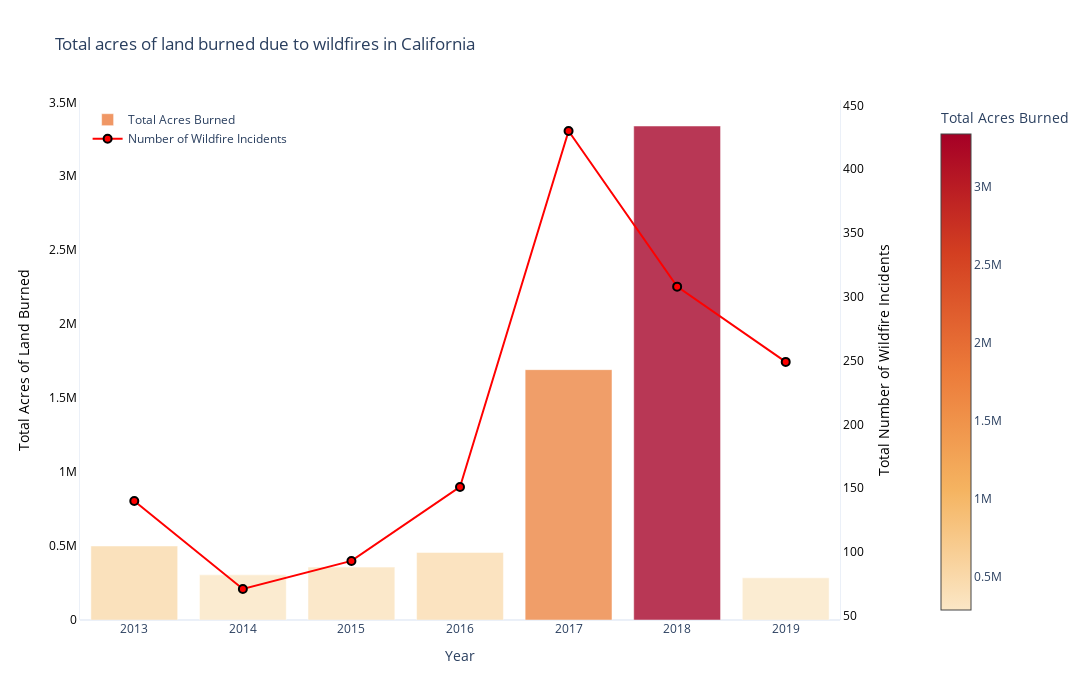

Notebook code cell kept with this figure:
### Markdown cell above
Lets see the severity of these fires each year by plotting the total acres of land burned and the number of incidents reported against each calendar year.

### Code cell
fig1 = go.Figure()
total_acres = cleaned_year_df['AcresBurned'].values
total_incidents = cleaned_df.groupby(['ArchiveYear']).size().values
color_intensities = ['#fbe7c6', '#f5b461', '#ec7b3a', '#d33f21', '#a50026']
fig1.add_trace(go.Bar(
    x=unique_years,
    y=total_acres,
    name="Total Acres Burned",
    marker=dict(
        color=total_acres,
        colorscale=color_intensities,
        showscale=True,
        colorbar=dict(
            title='Total Acres Burned',
            x=1.12,
            xanchor='left'
        )
    ),
    opacity=0.78
))

fig1.add_trace(go.Scatter(
    x=unique_years,
    y=total_incidents,
    name="Number of Wildfire Incidents",
    yaxis="y2",
    mode="lines+markers",
    marker=dict(size=8, color='red', line=dict(width=2, color='black'))
))

fig1.update_layout(
    title="Total acres of land burned due to wildfires in California",
    xaxis=dict(title="Year"),
    yaxis=dict(
        title="Total Acres of Land Burned",
        color='black',
        showgrid=False,
        showline=True,
        zeroline=True
    ),
    yaxis2=dict(
        title="Total Number of Wildfire Incidents",
        overlaying="y",
        side="right",
        color='black',
        showgrid=False,
        showline=True,
        zeroline=True
    ),
    legend=dict(x=0.01, y=0.99),
    template="plotly_white",
    bargap=0.2,
    width=1200,
    height=700
)

fig1.show()

### Figure 1 — Plotly figure (JSON) as saved in the notebook; plotly's stock layout.template omitted (floating-point values rounded to 4 significant figures)
{"data": [{"marker": {"color": [500600.0, 305100.0, 357600.0, 457000.0, 1693000.0, 3340000.0, 285200.0], "colorbar": {"title": {"text": "Total Acres Burned"}, "x": 1.12, "xanchor": "left"}, "colorscale": [[0, "#fbe7c6"], [0.25, "#f5b461"], [0.5, "#ec7b3a"], [0.75, "#d33f21"], [1, "#a50026"]], "showscale": true}, "name": "Total Acres Burned", "opacity": 0.78, "type": "bar", "x": [2013, 2014, 2015, 2016, 2017, 2018, 2019], "y": [500600.0, 305100.0, 357600.0, 457000.0, 1693000.0, 3340000.0, 285200.0]}, {"marker": {"color": "red", "line": {"color": "black", "width": 2}, "size": 8}, "mode": "lines+markers", "name": "Number of Wildfire Incidents", "type": "scatter", "x": [2013, 2014, 2015, 2016, 2017, 2018, 2019], "y": [140, 71, 93, 151, 430, 308, 249], "yaxis": "y2"}], "layout": {"bargap": 0.2, "height": 700, "legend": {"x": 0.01, "y": 0.99}, "title": {"text": "Total acres of land burned due to wildfires in California"}, "width": 1200, "xaxis": {"title": {"text": "Year"}}, "yaxis": {"color": "black", "showgrid": false, "showline": true, "title": {"text": "Total Acres of Land Burned"}, "zeroline": true}, "yaxis2": {"color": "black", "overlaying": "y", "showgrid": false, "showline": true, "side": "right", "title": {"text": "Total Number of Wildfire Incidents"}, "zeroline": true}}}
